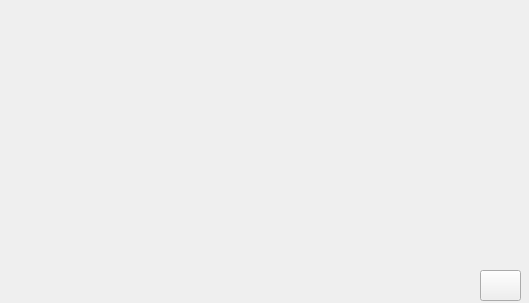
      <widget class="QWidget" name="seite_01">
       <property name="geometry">
        <rect>
         <x>0</x>
         <y>0</y>
         <width>529</width>
         <height>303</height>
        </rect>
       </property>
       <property name="sizePolicy">
        <sizepolicy hsizetype="Preferred" vsizetype="Preferred">
         <horstretch>0</horstretch>
         <verstretch>0</verstretch>
        </sizepolicy>
       </property>
       <attribute name="label">
        <string>Ersparnis/Laufendekosten der Anlage</string>
       </attribute>
       <layout class="QFormLayout" name="formLayout">
        <item row="0" column="0">
         <widget class="QLabel" name="label_35">
          <property name="frameShape">
           <enum>QFrame::NoFrame</enum>
          </property>
          <property name="text">
           <string/>
          </property>
          <property name="scaledContents">
           <bool>false</bool>
          </property>
         </widget>
        </item>
        <item row="0" column="1">
         <widget class="QLabel" name="label_78">
          <property name="sizePolicy">
           <sizepolicy hsizetype="Minimum" vsizetype="Minimum">
            <horstretch>1</horstretch>
            <verstretch>1</verstretch>
           </sizepolicy>
          </property>
          <property name="text">
           <string/>
          </property>
          <property name="scaledContents">
           <bool>false</bool>
          </property>
          <property name="alignment">
           <set>Qt::AlignCenter</set>
          </property>
         </widget>
        </item>
       </layout>
       <widget class="QPushButton" name="pushButton_7">
        <property name="geometry">
         <rect>
          <x>480</x>
          <y>270</y>
          <width>41</width>
          <height>31</height>
         </rect>
        </property>
        <property name="text">
         <string/>
        </property>
       </widget>
       <zorder>label_78</zorder>
       <zorder>label_35</zorder>
       <zorder>pushButton_7</zorder>
      </widget>
